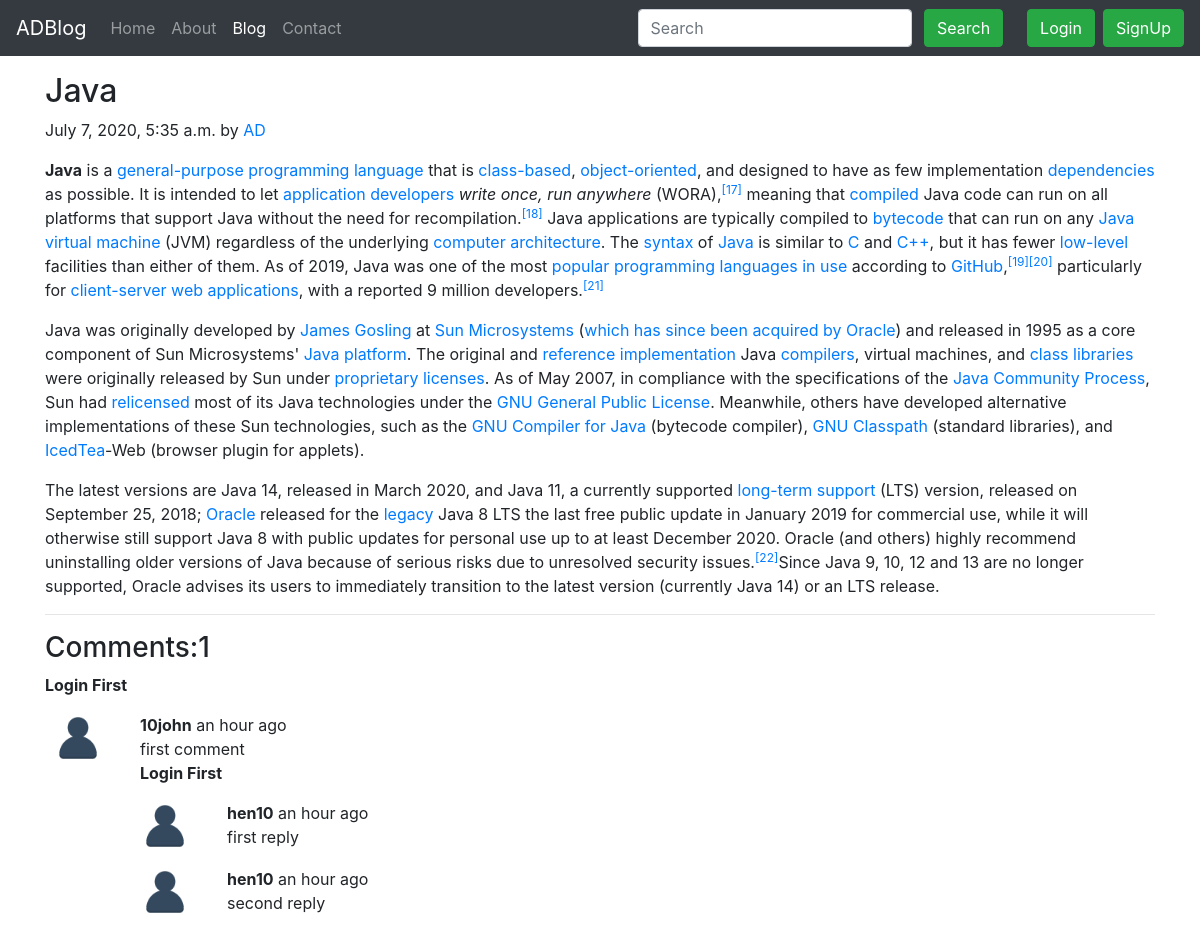
The page /blog/second-post on the database its author committed.
### blog/models.py (models this page shows, shortened)
class Post(models.Model):
    sno = models.AutoField(primary_key=True)
    title= models.CharField(max_length=122)
    content = models.TextField()
    author= models.CharField(max_length=12)
    slug = models.CharField(max_length=130)
    datetime = models.DateTimeField(blank=True)

class BlogComment(models.Model):
    sno = models.AutoField(primary_key=True)
    comment = models.TextField()
    user = models.ForeignKey(User,on_delete=models.CASCADE)
    post = models.ForeignKey(Post,on_delete=models.CASCADE)
    parent = models.ForeignKey('self',on_delete=models.CASCADE,null=True)
    datetime = models.DateTimeField(default=now)

### blog/views.py (the view)
# urls.py: path('<str:slug>', views.blogPost, name="blogPost")
def blogPost(request,slug):
     post=Post.objects.filter(slug=slug).first()
     comments=BlogComment.objects.filter(post=post,parent=None)
     replies=BlogComment.objects.filter(post=post).exclude(parent=None)
     replyDict= {}
     for reply in replies:
          if reply.parent.sno not in replyDict.keys():
               replyDict[reply.parent.sno]=[reply]
          else:
               replyDict[reply.parent.sno].append(reply)
     context={'post':post,'comments':comments,'user':request.user,'replyDict':replyDict}
     return render(request,'blog/blogPost.html',context)

### blog/templatetags/extras.py (called while the page is built)
@register.filter(name='get_val')
def get_val(dict,key):
 return dict.get(key)

### templates/blog/blogPost.html (shortened to what this page needs)
{% extends 'base.html'%}
{% block blogactive %} active {% endblock blogactive %}
{%block body%}
{% load humanize %}
{% load extras %}
<div class="container my-3">
	<div class="blog-post">
		<h2 class="blog-post-title">{{post.title}}</h2>
		<p class="blog-post-meta">{{post.datetime}} by <a href="/about">{{post.author}}</a></p>
		<p>{{post.content|safe}}</p>
	</div>
	<hr>
</div>
<div class="container">
	<h3>Comments:{{comments.count}}</h3>
	<div class="my-2">
		<form action="/blog/postComment" method="POST">
			{%if user.is_authenticated %}
			{% csrf_token %}
			<div class="form-group">
				<label for="exampleInputEmail1">Post Comment</label>
				<input type="text" class="form-control" name="comment" id="comment" aria-describedby="emailHelp" placeholder=""
					Enter comment">
			</div>
			<input type="hidden" name="postSno" value="{{post.sno}}">
			<input type="hidden" name="parentSno" value=" ">
			<button type="submit" class="btn btn-primary">Submit</button>
		</form>
		{% else %}
		<p><strong>Login First</strong></p>
	</div>
	{% endif %}
	{% for comment in comments %}
	<div class="row my-3">
		<div class="col-md-1 bg-">
			<div class="text-center">
				<img src="/static/user-alt-512.png" class="rounded" width="50" height="50" alt="...">
			  </div>
		</div>
		<div class="col-md-11 bg-"><b>{{comment.user.username}}</b> {{comment.datetime | naturaltime}}
			<div>{{comment.comment}}</div>
			<div class="reply mx-0">
				{%if user.is_authenticated %}
				<button class="btn btn-sm btn-primary" type="button" data-toggle="collapse"
					data-target="#replyBox{{comment.sno}}" aria-expanded="false" aria-controls="collapseExample">
					Reply
				</button>
				<div class="collapse" id="replyBox{{comment.sno}}">
					<div class="card card-body my-2">
						<form action="/blog/postComment" method="POST">
							{% csrf_token %}
							<div class="form-group">
								<label for="exampleInputEmail1">Post Reply</label>
								<input type="text" class="form-control" name="comment" id="comment" aria-describedby="emailHelp"
									placeholder="" Enter comment">
								<input type="hidden" name="parentSno" value="{{comment.sno}}">
							</div>
							<input type="hidden" name="postSno" value="{{post.sno}}">
							<button type="submit" class="btn btn-primary">Submit</button>
						</form>
					</div>
				</div>
				{% else %}<p><strong>Login First</strong></p>
				{% endif %}
				<div class="replies my-3">
						{% for reply in replyDict|get_val:comment.sno %}
						<div class="row my-3">
								<div class="col-md-1 bg-">
									<img src="/static/user-alt-512.png" class="rounded" width="50" height="50" alt="...">
								</div>
								<div class="col-md-11">
									<b>{{reply.user.username}}</b> {{reply.datetime | naturaltime}}
									<div>{{reply.comment}}</div>
								</div>
								<br>
						</div>
						{% endfor %}
				</div>
			</div>
		</div>
	</div>
	{% endfor %}
</div>
{%endblock body%}

### rows shown on the page
Post: title "Java", datetime "July 7, 2020, 5:35 a.m.", author "AD", content "Java is a general-purpose programming language that is class-based , object-oriented , and designed to have as few implementation dependencies as possible. It is intended to let application developers write once, run anywhere (WORA), [17] meaning that compiled Java code can run on all platforms that support Java without the need for recompilation. [18] Java applications are typically compiled to bytecode that can run on any Java virtual machine (JVM) regardless of the underlying computer architecture . The syntax of Java is similar to C and C++ , but it has fewer low-level facilities than either of them. As of 2019, Java was one of the most popular programming languages in use according to…"
BlogComment: user.username "10john", datetime "an hour ago", comment "first comment"
BlogComment: user.username "hen10", datetime "an hour ago", comment "first reply"
BlogComment: user.username "hen10", datetime "an hour ago", comment "second reply"

### other values the page prints
{{ comments.count }} "1"
